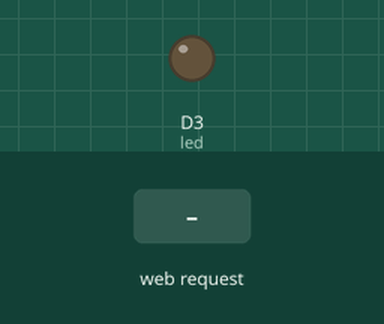
The sketch below on a simulated ESP8266 (NodeMCU). Shown: output pins drawn as LEDs (lit = HIGH). The inputs (shaded band) are chosen by the test bench. WiFi joins after 1.5 s; servers stay silent unless stated; what the sketch prints to the serial monitor is not drawn.

Above: at 2.7 s.
2.8 s: HTTP request GET /LEDYAK received
At 3.8 s:
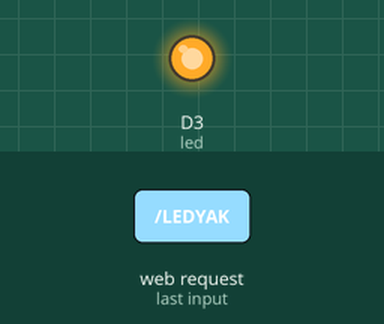
4.3 s: HTTP request GET /LEDSONDUR received
At 4.9 s:
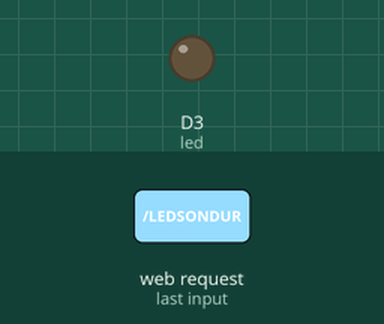
Timing chart, 0 to 7.3 s (numbered marks = the images above; inputs shaded):
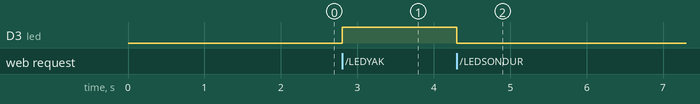

Measured:
- after the input at 2.8 s, D3 (led): LOW → HIGH at once
- after the input at 4.3 s, D3 (led): HIGH → LOW at once

The sketch:

42.IoTLEDhtmlv2.ino
```cpp
#include <ESP8266WiFi.h> //Öncelikle, Wi-Fi işlevlerine erişmek için ESP8266WiFi.h kütüphanesini kullanıyoruz.

const char* ssid = "***"; //Wi-fi kullanıcı ismi ve şifresi yazılır.
const char* password = "***";

int led= D3; // LED için D3 digital pin kullanılmaktadır.
WiFiServer server(80); //Sonra, WifiServer sunucu nesnesi oluşturulur.
//Böylece wifi kütüphanesinde yer alan işlemleri yerine getirebiliriz.
//80, HTTP için varsayılan bağlantı noktası olduğundan sunucu portunu dinlemek için kullanılır.

void setup() {
Serial.begin(115200); //Seri veri iletişimi 115200 baud rate de başlatılır.
delay(10);

pinMode(led, OUTPUT); //LED pini çıkış olarak atanır.
digitalWrite(led, LOW); //LEDin ilk durumu LOW(sönük) yapılır.

Serial.println();
Serial.print("Bağlanıyor... ");
Serial.println(ssid); //Wi-fi kullanıcı adı seri port ekrana yazdırılır.

WiFi.begin(ssid, password); // Wifi bağlantısı sağlanır.

while (WiFi.status() != WL_CONNECTED) {
delay(500);
Serial.print("."); //Bağlantı sağlanana kadar seri port ekranda . karakteri yazar.
}
Serial.println("");
Serial.println("Wi-Fi bağlantısı sağlandı."); //Wi-fi bağlantısı başarılı olursa ekrana uyarı yazısı yazar.

server.begin();   // Sunucu başlatılır.
Serial.println("Web sunucu başladı.");

Serial.print("Web sunucuya bağlanmak için bu bağlantıyı kullanın  ");// baglantı saglandıktan sonra serial monitorde ip adresi gösterilir.
Serial.print("http://");
Serial.print(WiFi.localIP()); //Web sunucuya bağlanmak için kullanılacak ip adresi yazdırılır.
Serial.println("/");
}

void loop() {
WiFiClient client = server.available();// İstemciye baglanılıp bağlanılmadığı kontrol edilir.
if (!client) {
return;
}

Serial.println("Yeni istemci:"); // İstemciden veri yollanması beklenir.
while(!client.available()){
delay(1);
}

String request = client.readStringUntil('\r'); // Gelen veri okunur ve seriport ekrana yazdırılır.
Serial.println(request);
client.flush(); //Arabellekte tüm giden karakterler gönderilinceye kadar bekler.

int deger = LOW; //Değer değişkeni ilk değer LOW atanır.
if (request.indexOf("/LEDYAK") != -1) { //Okunan değer eğer LEDYAK ise...
digitalWrite(led, HIGH); //LED yanar...
deger = HIGH; //değişkene HIGH atanır.
}
if (request.indexOf("/LEDSONDUR") != -1) { //Okunan değer eğer LEDSONDUR ise...
digitalWrite(led, LOW); //LED söner.
deger = LOW; //değişkene LOW atanır.
}

// Bu kısımda html kodları yardımıyla web istemci sayfası oluşturulur.
client.println("HTTP/1.1 200 OK"); //Standart bir html sayfası oluşturulur.
client.println("Content-Type: text/html");
client.println("");
client.println("<!DOCTYPE HTML><html>");
//html sayfasının yazı tipi, sayfa ortalama özelliği, ve sayfa zemin rengi sarı olarak ayarlanır.
client.println("<style>html{ font-family: Cairo; text-align: center; background-color: yellow;}</style>");
client.println("<h2>NodeMCU LED uygulamasi</h2>"); //h2 etiketiyle sayfanın ortasına bu yazı yazdırılır.
client.print("LED DURUM: ");

if(deger == HIGH) {
client.print("<b>Yaniyor</b>"); //Eğer değer HIGH ise koyu renkli olarak Yaniyor yazar.
} else {
client.print("<b>Sonuk</b>"); //Eğer değer LOW ise koyu renkli olarak Sonuk yazar.
}
client.println("");

client.println("<p><a href=\"/LEDYAK\"\"><button>Ledi yak</button></a></p>"); //Ledi yak isminde bir buton oluşturulur.
client.println("<a href=\"/LEDSONDUR\"\"><button>Ledi sondur</button></a>");  //Ledi sondur isminde bir buton oluşturulur.
client.println("</html>");

delay(1);
Serial.println("");

}
```
